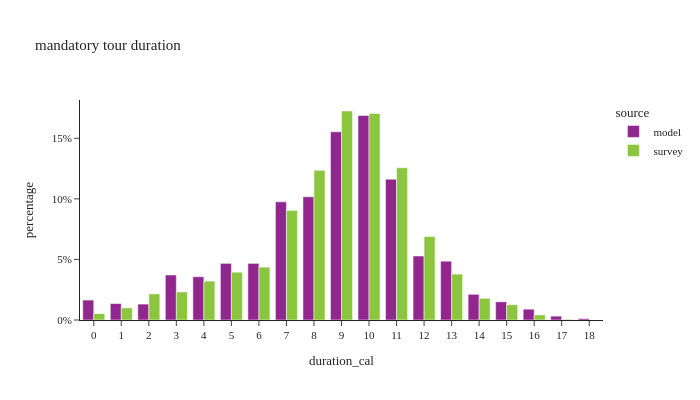

The notebook cell this image was saved under:
### Code cell
m_tour_data['duration_cal'] = m_tour_data['end'] - m_tour_data['start']



df_plot = m_tour_data.groupby(['source','duration_cal'])[['tour_weight']].sum().reset_index()

df_plot['percentage'] = df_plot.groupby(['source'], group_keys=False)['tour_weight']. \
    apply(lambda x: x / float(x.sum()))

fig = px.bar(df_plot, x="duration_cal", y="percentage", color="source",barmode="group",

             title="mandatory tour duration")

fig.for_each_annotation(lambda a: a.update(text = a.text.split("=")[-1]))
fig.update_layout(height=400, width=700, yaxis=dict(tickformat=".0%"), xaxis=dict(dtick="1"))
fig.show()

### Figure 1 — Plotly figure (JSON) as saved in the notebook; plotly's stock layout.template omitted (floating-point values rounded to 4 significant figures)
{"data": [{"alignmentgroup": "True", "hovertemplate": "source=model<br>duration_cal=%{x}<br>percentage=%{y}<extra></extra>", "legendgroup": "model", "marker": {"color": "#91268F", "pattern": {"shape": ""}}, "name": "model", "offsetgroup": "model", "orientation": "v", "showlegend": true, "textposition": "auto", "type": "bar", "x": [0.0, 1.0, 2.0, 3.0, 4.0, 5.0, 6.0, 7.0, 8.0, 9.0, 10.0, 11.0, 12.0, 13.0, 14.0, 15.0, 16.0, 17.0, 18.0], "xaxis": "x", "y": [0.01645, 0.01358, 0.01313, 0.03713, 0.03573, 0.04675, 0.04673, 0.09753, 0.1017, 0.1553, 0.1689, 0.1162, 0.05282, 0.04855, 0.0212, 0.01502, 0.008934, 0.003193, 0.001133], "yaxis": "y"}, {"alignmentgroup": "True", "hovertemplate": "source=survey<br>duration_cal=%{x}<br>percentage=%{y}<extra></extra>", "legendgroup": "survey", "marker": {"color": "#8CC63E", "pattern": {"shape": ""}}, "name": "survey", "offsetgroup": "survey", "orientation": "v", "showlegend": true, "textposition": "auto", "type": "bar", "x": [0.0, 1.0, 2.0, 3.0, 4.0, 5.0, 6.0, 7.0, 8.0, 9.0, 10.0, 11.0, 12.0, 13.0, 14.0, 15.0, 16.0, 17.0], "xaxis": "x", "y": [0.00526, 0.009995, 0.02157, 0.02315, 0.03209, 0.03945, 0.04366, 0.09048, 0.1236, 0.1725, 0.1704, 0.1257, 0.06891, 0.03787, 0.01789, 0.01262, 0.004208, 0.000526], "yaxis": "y"}], "layout": {"barmode": "group", "height": 400, "legend": {"title": {"text": "source"}, "tracegroupgap": 0}, "title": {"text": "mandatory tour duration"}, "width": 700, "xaxis": {"anchor": "y", "domain": [0.0, 1.0], "dtick": "1", "title": {"text": "duration_cal"}}, "yaxis": {"anchor": "x", "domain": [0.0, 1.0], "tickformat": ".0%", "title": {"text": "percentage"}}}}
